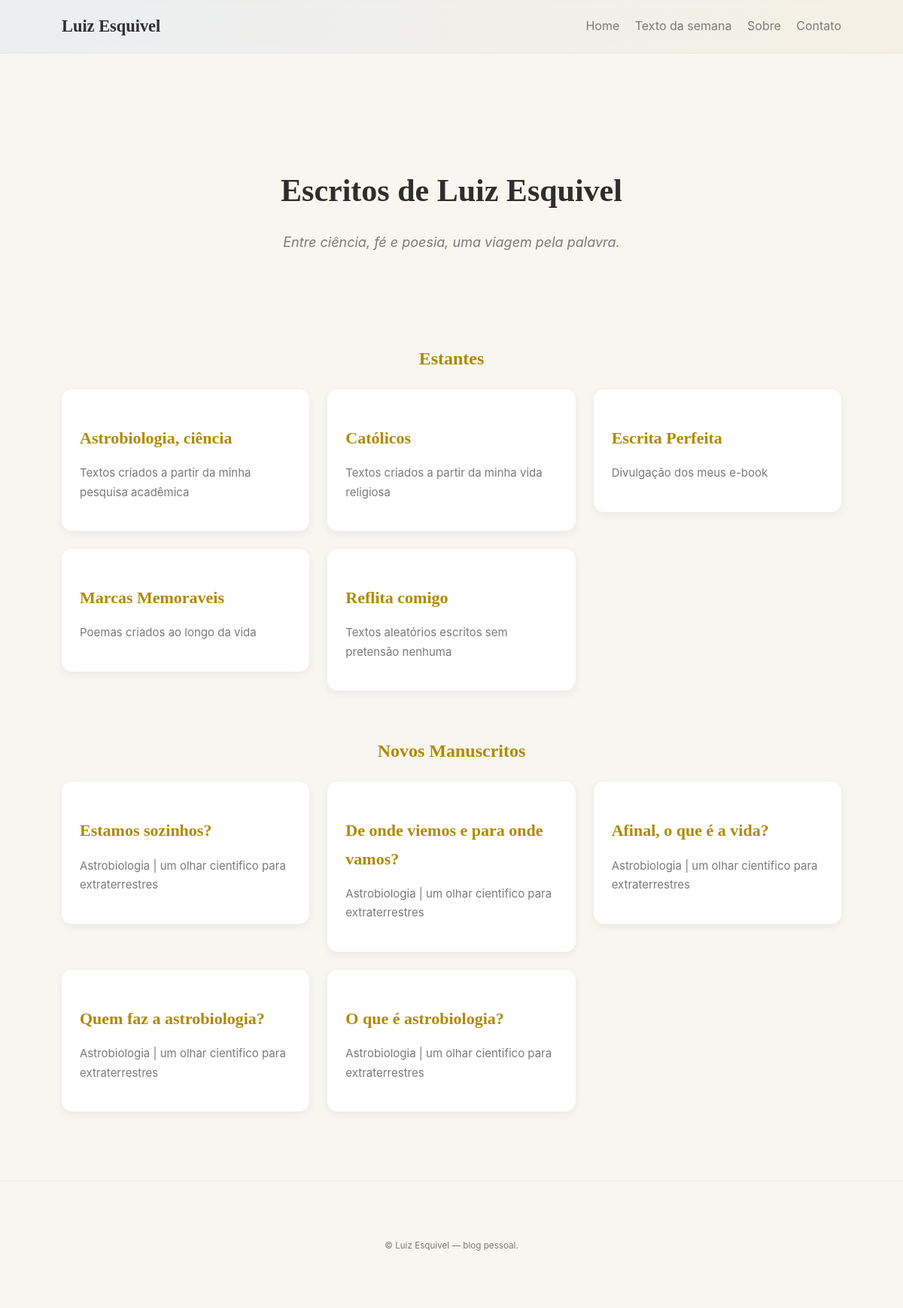
Before: / with the older database file.
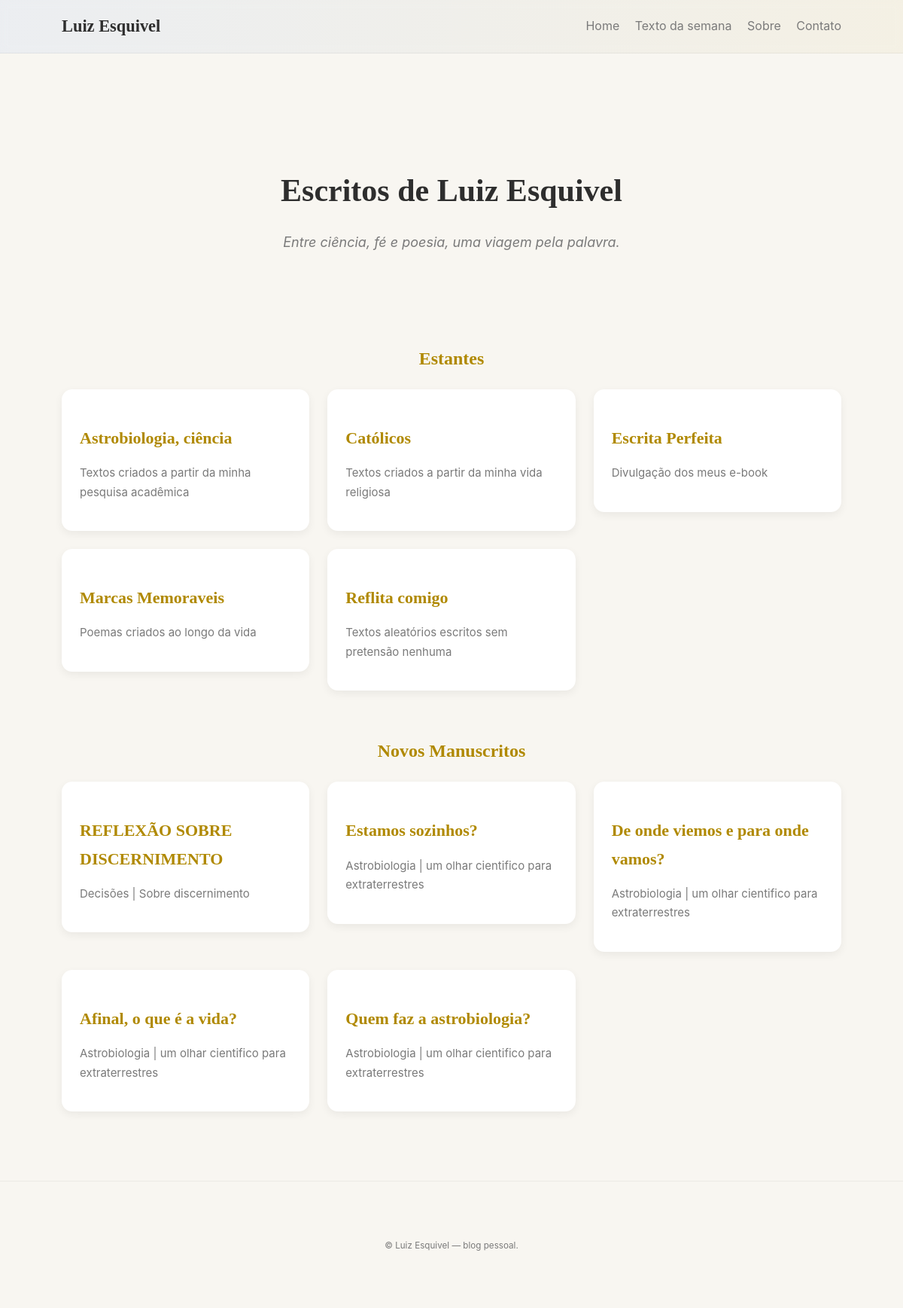
After: the same page with the newer database file.
### models.py (models this page shows)
class Section(db.Model):
    id = db.Column(db.Integer, primary_key=True)
    title = db.Column(db.String(200), unique=True, nullable=False)
    description = db.Column(db.String(500))
    created_at = db.Column(db.DateTime, default=datetime.utcnow)
    texts = db.relationship('Text', backref='section', lazy=True, cascade='all, delete-orphan')

class Text(db.Model):
    id = db.Column(db.Integer, primary_key=True)
    title = db.Column(db.String(300), nullable=False)
    subtitle = db.Column(db.String(400))
    body = db.Column(db.Text)
    published = db.Column(db.Boolean, default=False)
    section_id = db.Column(db.Integer, db.ForeignKey('section.id'), nullable=True)
    created_at = db.Column(db.DateTime, default=datetime.utcnow)

### routes/public_routes.py (the view)
@public_bp.route('/')
def home():
    sections = Section.query.all()
    recent = Text.query.filter_by(published=True).order_by(Text.created_at.desc()).limit(5).all()
    return render_template('public/home.html', sections=sections, recent=recent)

### templates/public/home.html
{% extends '_base.html' %}
{% from 'components/macros.html' import card %}
{% block content %}
<section class="hero fade-in">
  <h1>Escritos de Luiz Esquivel</h1>
  <p class="hero-sub">Entre ciência, fé e poesia, uma viagem pela palavra.</p>
</section>
<section class="sections-list fade-in">
  <h2 style="font-family: var(--font-serif); color: var(--gold); text-align:center;">Estantes</h2>
  <div class="section-shelf">
    {% for s in sections %}
      <a class="card-link" href="{{ url_for('public.section_view', section_id=s.id) }}">
        {{ card(s.title, s.description) }}
      </a>
    {% endfor %}
  </div>
</section>
<section class="recent fade-in">
  <h2 style="font-family: var(--font-serif); color: var(--gold); text-align:center; margin-top:60px;">Novos Manuscritos</h2>
  <div class="section-shelf">
    {% for t in recent %}
      <a class="card-link" href="{{ url_for('public.text_view', text_id=t.id) }}">
        {{ card(t.title, t.subtitle) }}
      </a>
    {% else %}
      <p>Sem textos recentes.</p>
    {% endfor %}
  </div>
</section>
{% endblock %}

### templates/components/macros.html (shortened to what this page needs)
{% macro card(title, subtitle='', body='') -%}
  <article class="card">
    <h3 class="card-title">{{ title }}</h3>
    {% if subtitle %}<p class="card-subtitle">{{ subtitle }}</p>{% endif %}
  </article>
{%- endmacro %}

Changed rows visible on the page:
no longer on this page (row unchanged): Text: title "O que é astrobiologia?", subtitle "Astrobiologia | um olhar cientifico para extraterrestres"
added Text: title "REFLEXÃO SOBRE DISCERNIMENTO", subtitle "Decisões | Sobre discernimento"
